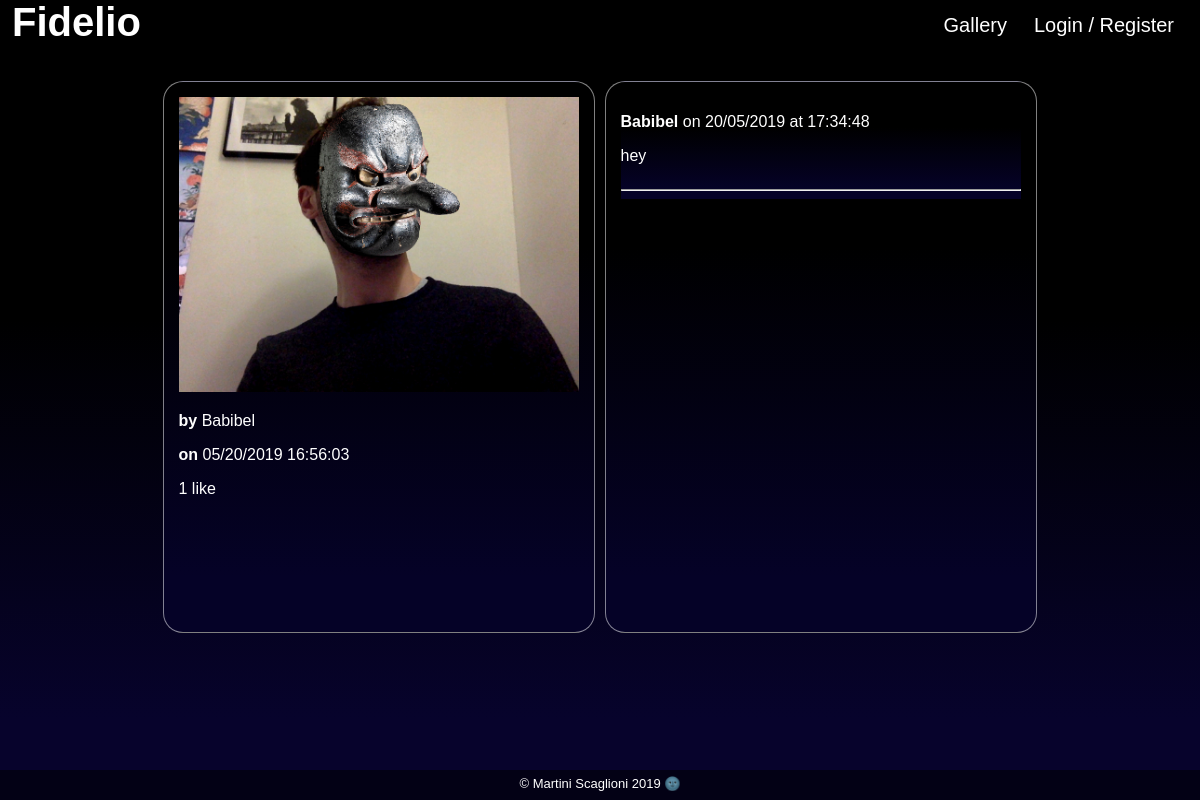
The page /index.php?view=picture&id=43 on the database its author committed.
### tables this page shows
CREATE TABLE `pictures` (
  `picture_id` int(11) NOT NULL,
  `user_id` int(100) NOT NULL,
  `content` text NOT NULL
);

CREATE TABLE `users` (
  `user_id` int(11) NOT NULL,
  `user_name` varchar(100) NOT NULL,
  `user_email` varchar(100) NOT NULL,
  `user_password` text NOT NULL,
  `hash` text NOT NULL,
  `account_valid` int(11) NOT NULL,
  `notifications` int(1) NOT NULL
);

CREATE TABLE `comments` (
  `id` int(11) NOT NULL,
  `picture_id` int(11) NOT NULL,
  `user_id` int(100) NOT NULL,
  `comment` text NOT NULL,
  `comment_date` datetime NOT NULL
);

### model/PictureManager.php (called while the page is built, shortened)
<?
class PictureManager extends Manager
{
    public function getPictures($picture_id)
    {
        $db = $this->dbConnect();
        if ($picture_id != '')
        {
            $pictures = $db->query("SELECT picture_id, user_id, content FROM pictures WHERE picture_id = '$picture_id'");
        }
        else
        {
            $pictures = $db->query('SELECT picture_id, user_id, content FROM pictures ORDER BY picture_id DESC');
        }
        return $pictures;
    }
}

### model/UserManager.php (called while the page is built, shortened)
<?
class UserManager extends Manager
{
    public function getUsers()
    {
        $db = $this->dbConnect();
        $req = $db->query("SELECT user_id, user_name, user_email, user_password, hash, account_valid, notifications FROM users ORDER BY user_id");
        return $req;
    }
}

### model/CommentManager.php (called while the page is built, shortened)
<?
class CommentManager extends Manager
{
    public function getComments()
    {
        $db = $this->dbConnect();
        $comments = $db->query('SELECT id, picture_id, user_id, comment, DATE_FORMAT(comment_date, \'%d/%m/%Y at %H:%i:%s\') AS comment_date_fr FROM comments ORDER BY id ASC');
        return $comments;
    }
}

### view/pictureView.php (the view, shortened to what this page needs)
        <div class="main_nav">
            <?php
                $user = $users->fetchAll();
                $comment = $comments->fetchAll();
                $like = $likes->fetchAll();
                $pictures = $gallery->fetchAll();
                $likes_nb = 0;
                for ($i = 0; $pictures[$i]; $i++)
                {
                    if ($pictures[$i]['picture_id'] == $picture_id)
                    {
                        $img = $pictures[$i]['content'];
                        $picture_was_taken_by = $pictures[$i]['user_id'];
                    }
                }
                for ($i = 0; $user[$i]; $i++)
                {
                    if ($picture_was_taken_by == $user[$i]['user_id'])
                    {
                        $picture_author = $user[$i]['user_name'];
                    }
                }
                for ($i = 0; $like[$i]; $i++)
                {
                    if ($like[$i]['picture_id'] == $picture_id)
                    {
                        $likes_nb++;
                    }
                }
                $date = strstr($img, ':');
                $date = substr($date, 1);
                $date = strtok($date, '.');
            ?>
            <div class="picture_view">
                <?php
                    echo '<img class="single-picture" src="pictures/snaps/'.$img.'"/>';
                ?>
                <p><strong>by </strong><?= $picture_author ?></p>
                <p><strong>on </strong><?= date('m/d/Y H:i:s', $date) ?></p>
                <?php
                    if ($likes_nb < 2)
                    {
                        echo '<p id="likes"> '.$likes_nb.' like</p>';
                    } else {
                        echo '<p id="likes"> '.$likes_nb.' likes</p>';
                    }
                ?>
            </div>
            <div class="comment_view">
                <?php
                    for ($i = 0; $comment[$i]; $i++)
                    {
                        if ($comment[$i]['picture_id'] == $picture_id)
                        {
                            $j++;
                        }
                    }
                    if ($j > 0)
                    {
                        if ($_SESSION['loggued_on_user'])
                        {
                            $section = 'comments_section';
                        } else {
                            $section = 'comments_section_full';
                        }
                ?>
                <section class="<?= $section ?>">
                    <?php
                        for ($i = 0; $comment[$i]; $i++)
                        {
                            $i++;
                        }
                        while ($i-- > 0)
                        {
                            if ($comment[$i]['picture_id'] == $picture_id)
                            {
                    ?>
                        <div class='single_comment' style="overflow: hidden">
                            <p><strong><?= htmlspecialchars($picture_author) ?></strong> on <?= $comment[$i]['comment_date_fr'] ?>
                            <p><?= nl2br(htmlspecialchars($comment[$i]['comment'])) ?></p>
                        </div>
                        <hr>
                    <?php
                            }
                        }
                    ?>
                </section>
                <?php
                    }
                    else {
                        echo '  <div class="picture_special_p">
                                    <p> No comments yet </p>
                                </div>';
                    }
                ?>
            </div>
        </div>
<?php require('view/template.php'); ?>

### public/css/style.css (style rules this page uses)
html, body { height: 100%; width: 100%; margin: 0; padding: 0; color: white; background-color: #000000; background-image: linear-gradient(180deg, #000000 40%, #07032c 90%); }
p { font-family: "Avenir",Arial,sans-serif; }
.main_nav { display: block; margin-top: 30px; margin-left: auto; margin-right: auto; width: 875px; height: 77vh; }
.picture_view { border-radius: 20px; padding: 15px; border:1px solid rgba(255, 255, 255, 0.5); background: linear-gradient(180deg, #000000 30%, #050227 90%); float: left; display: inline; width: 400px; height: 520px; }
.comment_view { border-radius: 20px; padding: 15px; border:1px solid rgba(255, 255, 255, 0.5); background: linear-gradient(180deg, #000000 30%, #050227 90%); display: inline; float: left; height: 520px; width: 400px; margin-left: 10px; }
.single-picture { width: 400px; height: 295px; }
.comments_section_full { background: linear-gradient(180deg, #000000 30%, #050227 90%); background-color: rgb(255, 255, 255, 0.1); width: 400px; max-height: 520px; float: left; overflow: hidden; overflow-y: auto; }
.single_comment { width: 100%; }

### rows shown on the page
pictures: content (picture), content "05/20/2019 16:56:03"
users: user_name "Babibel"
comments: user.user_name "Babibel", comment_date_fr "20/05/2019 at 17:34:48", comment "hey"

### other values the page prints
$likes_nb "1"
